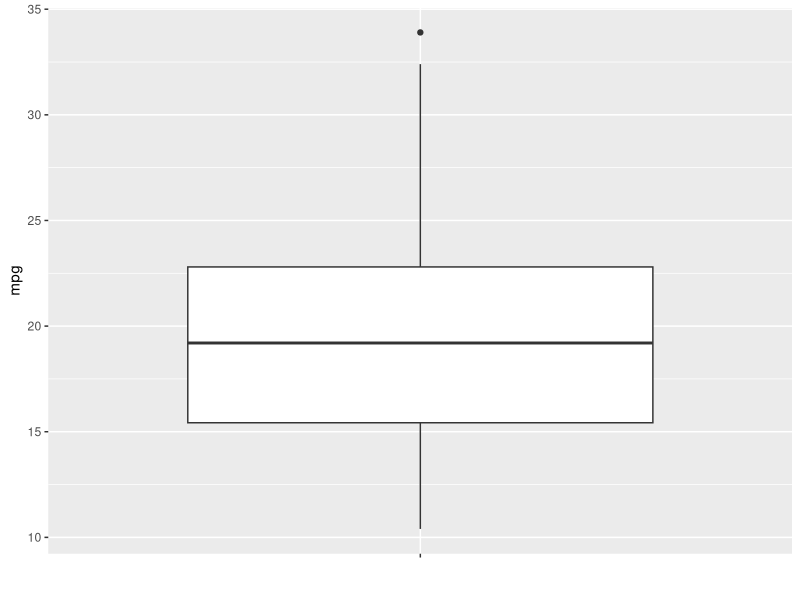
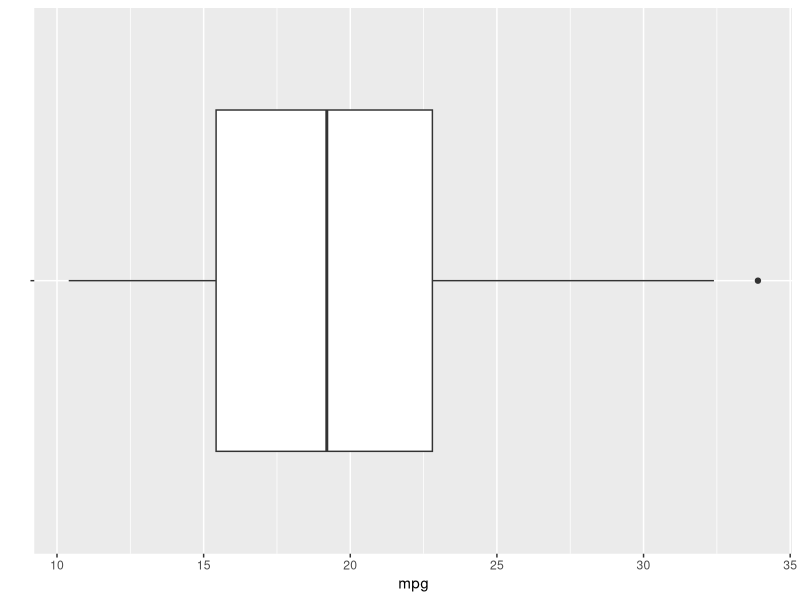
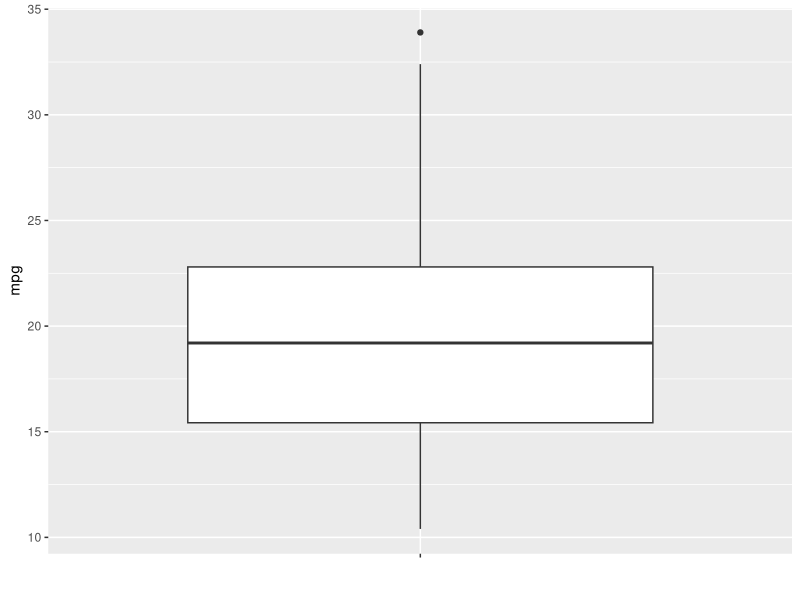
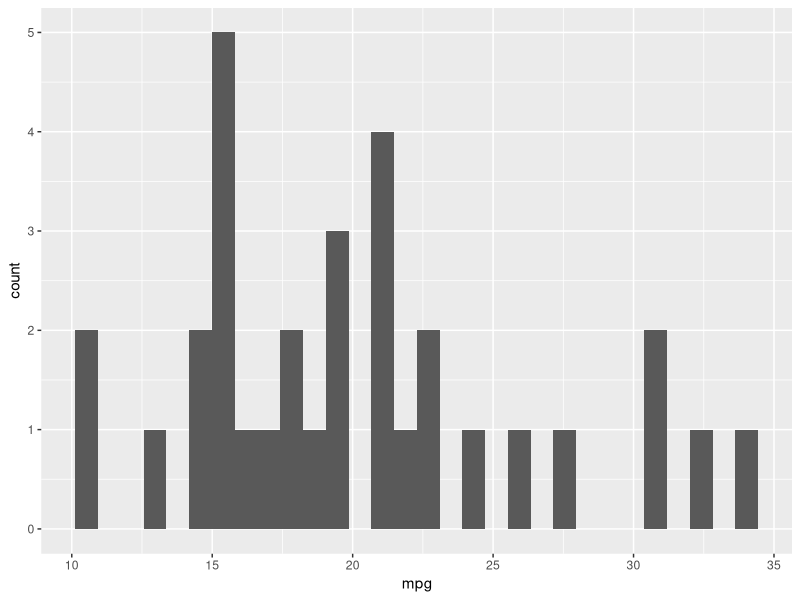
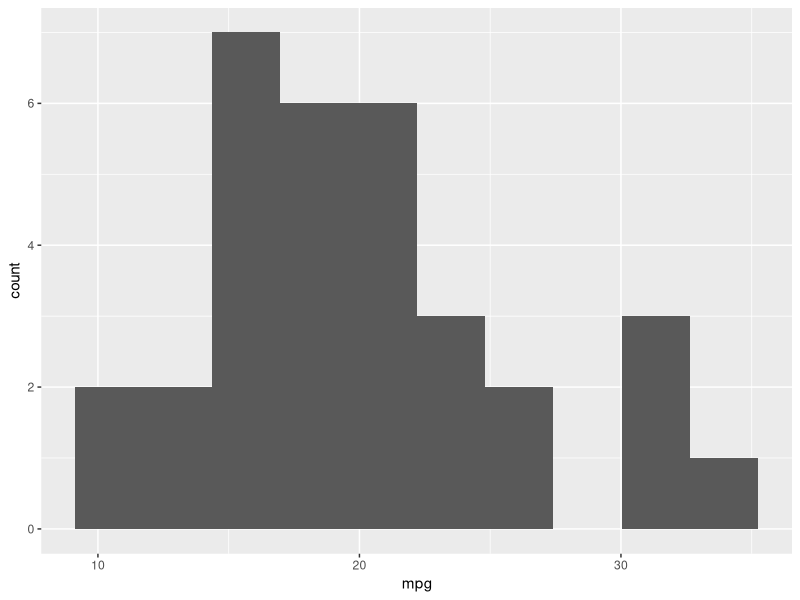
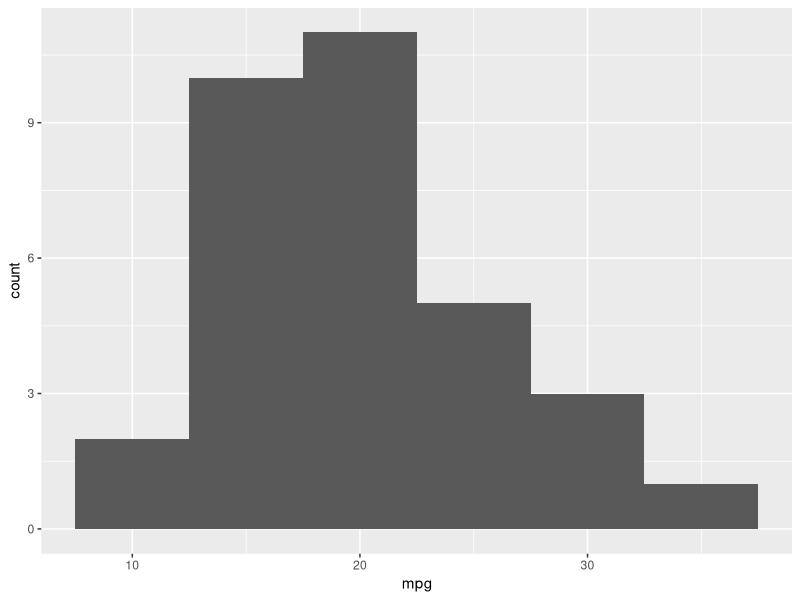
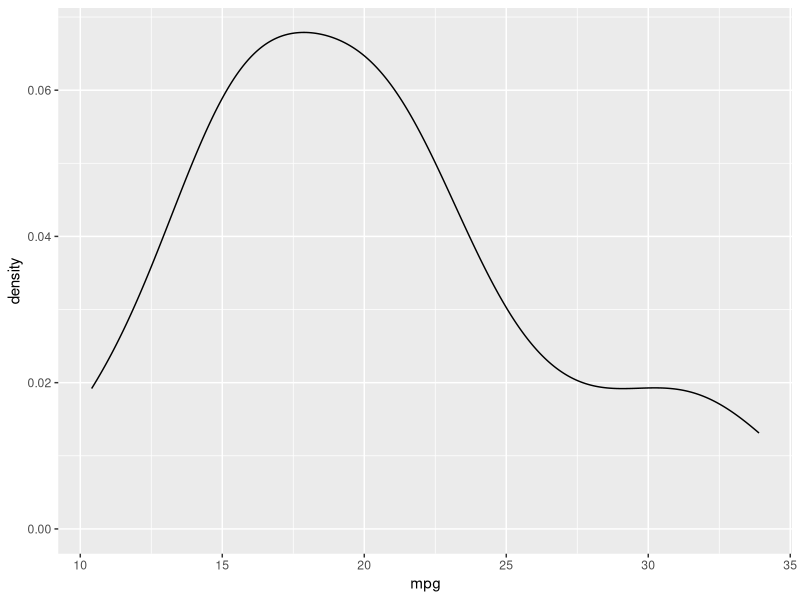
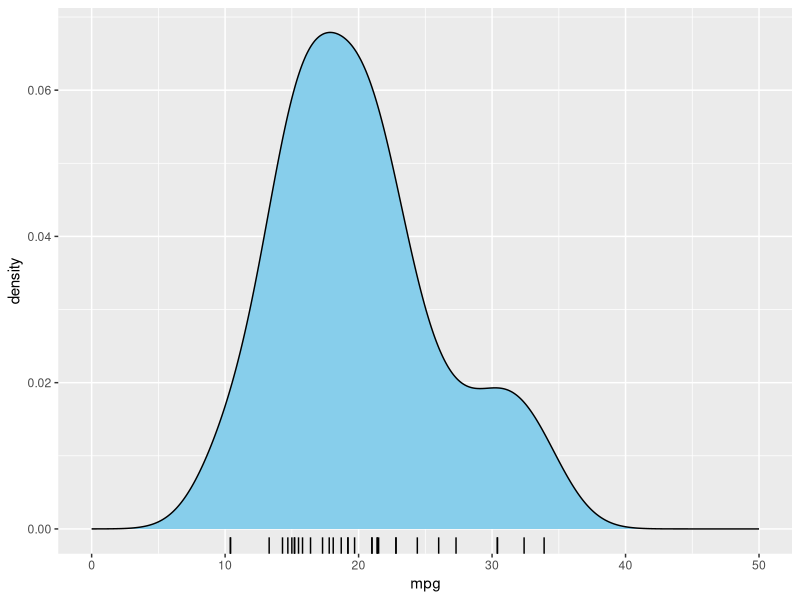

R code for these plots, in order:
### Numeric Data

library(tidyverse)

df <- mtcars

str(df)
head(df)
summary(df)

## One Variable

# Summarize

summary(df$mpg)

df %>% summarise(n = n(),
                 na = sum(is.na(mpg)),
                 mean = mean(mpg, na.rm = T),
                 median = median(mpg, na.rm = T),
                 min = min(mpg, na.rm = T),
                 max = max(mpg, na.rm = T),
                 range = diff(range(mpg, na.rm = T)),
                 q1 = quantile(mpg, .25),
                 q3 = quantile(mpg, .75))

# Box Plot

gp <- ggplot(df, aes(x = "", y = mpg)) +
  geom_boxplot() +
  labs(x = "")
gp

gp + coord_flip()

ggplot_build(gp)
str(ggplot_build(gp)[[1]][[1]])
ggplot_build(gp)[[1]][[1]]$outliers[[1]]

# Histogram and Density Plot

gp <- ggplot(df, aes(x = mpg))
gp + geom_histogram()
gp + geom_histogram(bins = 10)
gp + geom_histogram(binwidth = 5)

gp + geom_density()
gp + geom_density(fill = "skyblue") +
  geom_rug() +
  xlim(0, 50)

gp <- ggplot(df, aes(x = mpg, y = stat(density))) +
  geom_histogram(fill = "skyblue", bins = 10) +
  geom_density(color = "red") +
  xlim(0, 50)
gp

gp <- ggplot(df, aes(x = mpg, y = stat(density))) +
  geom_density(color = "red") +
  geom_histogram(fill = "skyblue", alpha = .5, bins = 10) +
  xlim(0, 50)
gp

## By Factor

# Summarize

df %>% group_by(cyl) %>% 
  summarise(n = n(),
            na = sum(is.na(mpg)),
            mean = mean(mpg, na.rm = T),
            median = median(mpg, na.rm = T),
            min = min(mpg, na.rm = T),
            max = max(mpg, na.rm = T),
            range = diff(range(mpg, na.rm = T)),
            q1 = quantile(mpg, .25),
            q3 = quantile(mpg, .75))

# Box Plot

gp <- ggplot(df, aes(x = factor(cyl), y = mpg)) +
  geom_boxplot() +
  scale_x_discrete(labels=c("four", "six", "eight"))
gp

# Histogram and Density

gp <- ggplot(df, aes(x = mpg)) +
  geom_histogram(bins = 10) +
  facet_wrap(~ cyl)
gp

gp <- ggplot(df, aes(x = mpg)) +
  geom_histogram(bins = 10) +
  facet_wrap(~ cyl, ncol = 1)
gp

gp <- ggplot(df, aes(x = mpg, fill = factor(cyl))) +
  geom_histogram(bins = 10, alpha = 0.5)
gp

gp <- ggplot(df, aes(x = mpg)) +
  geom_density() +
  xlim(0, 50) +
  facet_wrap(~ cyl)
gp

gp <- ggplot(df, aes(x = mpg)) +
  geom_density() +
  xlim(0, 50) +
  facet_wrap(~ cyl, ncol = 1)
gp

gp <- ggplot(df, aes(x = mpg, fill=factor(cyl))) +
  geom_density(alpha = 0.5) +
  xlim(0, 50)
gp

## Two Variables

# Correlation

attach(df)

cor(mpg, disp, use="everything", method=c("pearson"))
cor(mpg, disp, use="complete", method=c("pearson"))
cor(mpg, disp, use="everything", method=c("kendall"))
cor(mpg, disp, use="everything", method=c("spearman"))

cor(df[, 1:3], use="everything", method=c("pearson"))

detach(df)

# Scatter Plot

gp <- ggplot(df, aes(x = mpg, y = disp)) +
  geom_point(shape = 21,
             color = "red",
             fill = "red",
             size = 3)
gp

gp + geom_smooth()
gp + geom_smooth(se = F)

gp + geom_smooth(method = "lm")
gp + geom_smooth(method = "lm", se = F)

gp + geom_hline(aes(yintercept = mean(disp)),
                color = "red") +
  geom_vline(aes(xintercept = mean(mpg)),
             color = "blue") +
  geom_abline(aes(slope = -10, intercept = 500),
              color = "green")

gp <- ggplot(df,
             aes(x = mpg, y = disp, color = cyl, fill=gear)) +
  geom_point(shape = 21, size = 3)
gp

gp + geom_smooth()
gp + geom_smooth(se = F)

gp + geom_smooth(method = "lm")
gp + geom_smooth(method = "lm", se = F)

gp + geom_text(aes(label = hp),
               nudge_x = 1, nudge_y = 5)

gp + facet_wrap(~ cyl, ncol = 3, dir = "v")

## Many Variables: GGally

library(GGally)

ggcorr(df[1:3],
       method = c("pairwise", "pearson"),
       label = T,
       label_round = 2)

ggpairs(df[1:3],
        lower = list(continuous = "smooth"))

### Categorical Data

## One Variable

# Table

(tb <- with(df, table(cyl)))
(tb <- xtabs(~ cyl, df))

(prop.table(tb))

# Bar chart

plot(tb)
(tb <- as.data.frame(tb))
plot(tb)

gp <- ggplot(tb, aes(x = cyl, y = Freq)) +
  geom_col() +
  labs(x = "cyl", y="frequency")
gp

gp <- ggplot(df) +
  geom_bar(aes(x = cyl)) +
  labs(x = "cyl")
gp

gp <- ggplot(df) +
  geom_bar(aes(x = cyl,
               y = stat(prop),
               group = 1),
           fill = "skyblue") +
  labs(x="cyl", y="Proportion")
gp

gp + coord_flip()

## Two Variables

# Table

(tb <- with(df, table(cyl, gear)))
(tb <- xtabs(~ cyl + gear, data = df))

margin.table(tb, 1)
margin.table(tb, 2)
margin.table(tb)

apply(tb, 1, sum)
apply(tb, 2, sum)

(addmargins(tb))

prop.table(tb)

(addmargins(prop.table(tb)))

library(gmodels)

(with(df, CrossTable(cyl, gear)))

# Bar Chart

gp <- ggplot(as.data.frame(tb),
             aes(x = cyl, y = Freq, fill = gear)) +
  geom_col()
gp

gp <- ggplot(df, aes(x = cyl, fill = gear)) +
  geom_bar()
gp

df$gear <- factor(df$gear)
str(df)

gp <- ggplot(df, aes(x = cyl, fill = gear)) +
  geom_bar()
gp

gp <- ggplot(df, aes(x = cyl, fill = gear)) +
  geom_bar(position = "dodge")
gp

gp <- ggplot(df, aes(x = cyl, fill = gear)) +
  geom_bar(position = "dodge2")
gp

gp <- ggplot(df, aes(x = cyl, fill = gear)) +
  geom_bar(position = "fill")
gp

gp <- ggplot(df, aes(x = cyl, y=stat(prop), group=1)) +
  geom_bar() +
  facet_wrap(~ gear)
gp

rm(list=ls())
